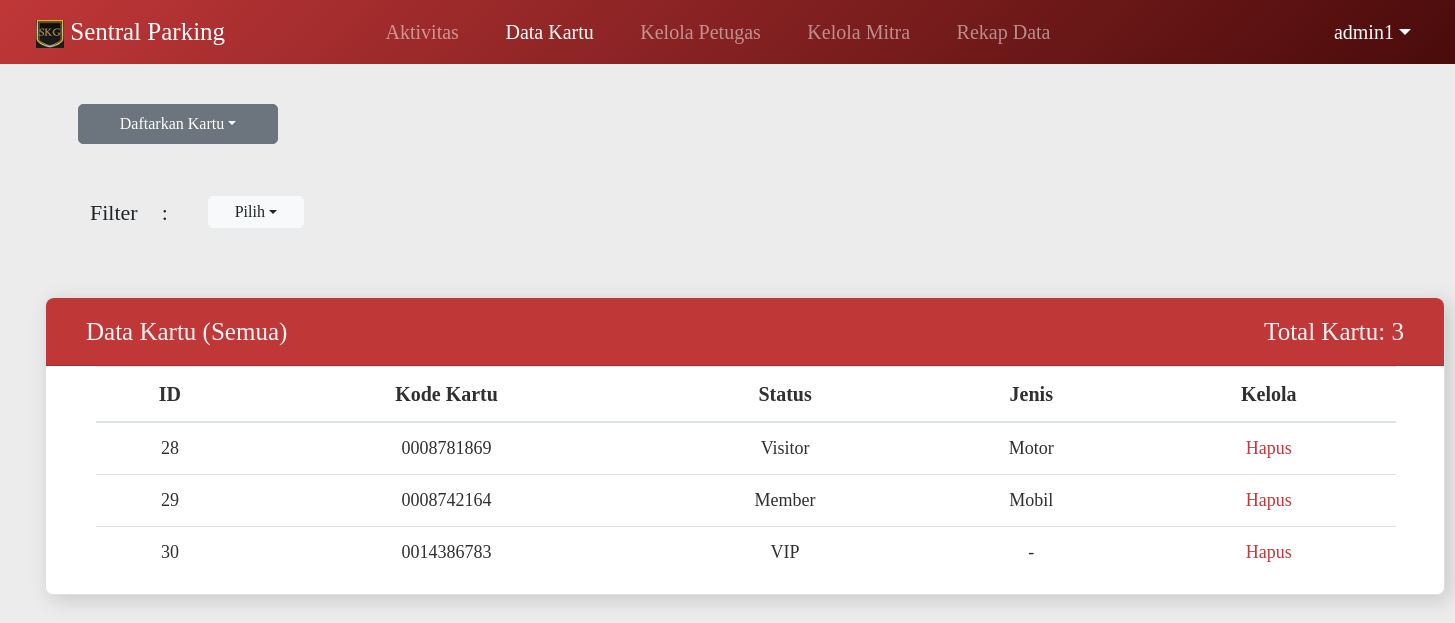
/admin/data-kartu.php?username=admin1 (signed in), run on the app's committed database.
### tables this page shows
CREATE TABLE `kartu_daftar` (
  `id` int(5) NOT NULL,
  `id_kode_kartu` int(5) NOT NULL,
  `id_status` int(1) NOT NULL,
  `id_jenis` int(1) DEFAULT NULL
);

CREATE TABLE `kartu_kartu` (
  `id_kode_kartu` int(5) NOT NULL,
  `kode_kartu` varchar(10) NOT NULL
);

CREATE TABLE `kartu_status` (
  `id_status` int(1) NOT NULL,
  `status` varchar(10) NOT NULL
);

CREATE TABLE `kartu_jenis` (
  `id_jenis` int(1) NOT NULL,
  `jenis` varchar(5) NOT NULL
);

### admin/data-kartu.php (the view, shortened to what this page needs)
<!doctype html>
<html lang="en">
<head>
    <link rel="stylesheet" href="https://cdn.jsdelivr.net/npm/bootstrap@4.0.0/dist/css/bootstrap.min.css">
    <link rel="stylesheet" href="css/data_kartu.css">
</head>
<body>
    <?php
        $username = $_GET['username'];
    ?>
    <div class="container-fluid w-100">
        <nav class="navbar navbar-expand-lg navbar-dark d-flex gradien fixed-top w-100 align-middle">
            <a class="navbar-brand" href="aktivitas.php?username=<?= $username ?>">
                <img src="../assets/logo/logo32x32.png" width="28" height="28" class="d-inline-block align-middle" alt="">
                Sentral Parking
            </a>
            <ul class="navbar-nav w-50 mx-auto d-flex align-items-center justify-content-center">
                <li class="nav-item w-100">
                    <div class="collapse navbar-collapse" id="navbarNavAltMarkup">
                        <div class="navbar-nav justify-content-around menu-lists">
                            <a class="nav-item nav-link menu" href="aktivitas.php?username=<?= $username ?>">Aktivitas</a>
                            <a class="nav-item nav-link menu active" href="data-kartu.php?username=<?= $username ?>">Data Kartu</a>
                            <a class="nav-item nav-link menu" href="petugas-kelola.php?username=<?= $username ?>">Kelola Petugas</a>
                            <a class="nav-item nav-link menu" href="mitra-kelola.php?username=<?= $username ?>">Kelola Mitra</a>
                            <a class="nav-item nav-link menu" href="rekap-data.php?username=<?= $username ?>">Rekap Data</a>
                        </div>
                    </div>
                </li>
            </ul>
            <ul class="navbar-nav profile d-flex align-items-center justify-content-end">
                <li class="nav-item dropdown active text-right">
                    <a class="nav-link dropdown-toggle tombol-profile d-flex align-items-center justify-content-end" href="#" id="navbarDropdown" role="button" data-toggle="dropdown" aria-haspopup="true" aria-expanded="false"><?php echo $username; ?></a>
                </li>
            </ul>
        </nav>
        <div class="container-fluid">
            <div class="row w-100 marpad-1 justify-content-between mx-auto">
                <div class="col-lg-4">
                    <div class="row justify-content-start dropdown">
                        <button type="button" class="btn btn-secondary dropdown-toggle tombol-daftar" id="dropdownMenuButton" data-toggle="dropdown" aria-haspopup="true" aria-expanded="false">Daftarkan Kartu</button>
                    </div>
                </div>
            </div>
            <div class="row w-100 marpad-2 justify-content-start mx-auto">
                <div class="col-lg-">
                    <div class="row justify-content-start dropdown filter">
                        <table class="table tabel-filter borderless">
                            <tbody>
                                <tr>
                                    <td class="filter-status">Filter</td>
                                    <td class="filter-status">:</td>
                                    <td>
                                        <button type="button" class="btn btn-light dropdown-toggle tombol-filter d-flex align-items-center justify-content-center" id="dropdownMenuButton" data-toggle="dropdown" aria-haspopup="true" aria-expanded="false">Pilih</button>
                                    </td>
                                </tr>
                            </tbody>
                        </table>
                    </div>
                </div>
            <div class="row w-100 marpad-2 justify-content-start mx-auto">
                <div class="col-lg-12">
                    <div class="rp mx-auto">
                        <div class="card riwayat">
                            <div class="card-header">
                                <ul class="list-inline w-100 h-100 d-flex justify-content-between baris-judul-keluar">
                                    <li class="list-inline-item judul d-flex align-items-center">Data Kartu (Semua)</li>
                                    <li class="list-inline-item kosong d-flex align-items-center">
                                        Total Kartu:
                                        <?php
                                            include '../config/koneksi2.php';
                                            $query = mysqli_query($con, "SELECT COUNT(*) FROM kartu_daftar");
                                            $array = mysqli_fetch_array($query);
                                            $count = $array['COUNT(*)'];
                                            echo $count;
                                        ?>
                                    </li>
                                </ul>
                            </div>
                            <table class="table table-responsive-lg table-hover tabel-riwayat">
                                <thead>
                                    <tr>
                                        <th scope="col">ID</th>
                                        <th scope="col">Kode Kartu</th>
                                        <th scope="col">Status</th>
                                        <th scope="col">Jenis</th>
                                        <th scope="col">Kelola</th>
                                    </tr>
                                </thead>
                                <tbody>
                                    <?php
                                        include '../config/koneksi2.php';
                                        $query = mysqli_query($con, "SELECT kartu_daftar.id, kartu_daftar.id_kode_kartu, kartu_kartu.id_kode_kartu, kartu_kartu.kode_kartu, kartu_status.id_status, kartu_status.status, kartu_jenis.id_jenis, kartu_jenis.jenis FROM kartu_daftar, kartu_kartu, kartu_status, kartu_jenis WHERE kartu_daftar.id_kode_kartu IS NOT NULL AND kartu_daftar.id_kode_kartu = kartu_kartu.id_kode_kartu AND kartu_daftar.id_status = kartu_status.id_status AND kartu_daftar.id_jenis = kartu_jenis.id_jenis");
                                        if($query->num_rows > 0){
                                            while($row = $query-> fetch_assoc()){
                                                $id_kode_kartu = $row['id_kode_kartu'];
                                                echo "<tr>
                                                    <td>$row[id_kode_kartu]</td>
                                                    <td>$row[kode_kartu]</td>
                                                    <td>$row[status]</td>
                                                    <td>$row[jenis]</td>
                                                    <td><a onClick=\"javascript: return confirm('Apakah yakin ingin menghapus kartu dengan kode '$row[kode_kartu]' ini?');\" style='color: #C03738;' id='hapus' href='kartu-hapus.php?username=$username&id_kode_kartu=$id_kode_kartu'>Hapus</a></td>
                                                </tr>";
                                            }
                                        } else {
                                            echo "<h5>Data kartu tidak ditemukan.</h5>";
                                        }
                                    ?>
                                </tbody>
                            </table>
                        </div>
                    </div>
                </div>
            </div>
        </div>
    </div>
</body>
</html>

### admin/css/data_kartu.css (style rules this page uses)
body, html { font-family: 'Noto Sans Regular'; background-color: #ECECEC; }
.navbar { width: 100%; }
.navbar-nav { width: 100%; margin-right: 1.25rem; }
.gradien { background-image: linear-gradient(135deg, #C03738, #4A0B0B); }
.navbar-brand { font-family: "Noto Sans Bold"; font-size: 1.563rem; margin-left: 1.25rem; }
.menu-lists { margin: 0; }
.menu { font-family: "Noto Sans Semibold"; font-size: 1.25rem; }
.profile { width: 14rem; margin-right: 1.25rem; margin-left: 0; }
.tombol-profile { font-size: 1.25rem; }
.rp { width: 87.5rem; background-color: #FFFFFF; color: #303030; border-radius: 8px; }
.card { filter: drop-shadow(5px 5px 10px rgba(0, 0, 0, 0.15)); }
.marpad-1 { padding-top: 6.5rem; }
.marpad-2 { padding-top: 2.5rem; }
.judul { color: #F4F4F4; margin-left: 1.25rem; }
.kosong { color: #F4F4F4; margin-right: 1.25rem; font-family: 'Noto Sans SemiBold'; }
.tombol-daftar { height: 2.5rem; width: 12.5rem !important; margin-left: 3rem; border-radius: 5px !important; }
.borderless td, .borderless th { border: none; }
.filter-status { font-family: 'Noto Sans SemiBold'; font-size: 1.375rem; }
.tombol-filter { height: 2rem; width: 6rem !important; margin-left: 1rem; border-radius: 5px !important; }
.filter { margin-left: 3rem; }
.riwayat { border-radius: 8px; }
.riwayat .card-header { background-color: #C03738; border-radius: 8px 8px 0 0; font-size: 1.563rem; font-family: "Noto Sans Semibold"; height: 4.25rem; }
.tabel-riwayat { color: #303030; width: 81.25rem !important; font-size: 1.125rem; margin-left: 3.125rem; margin-right: 3.125rem; }
.tabel-riwayat thead { font-size: 1.25rem; text-align: center; }
.tabel-riwayat td { text-align: center; }

### data on the page
kartu_daftar: id_kode_kartu.id_kode_kartu "28", id_kode_kartu.kode_kartu "0008781869", id_status.status "Visitor", id_jenis.jenis "Motor"
kartu_daftar: id_kode_kartu.id_kode_kartu "29", id_kode_kartu.kode_kartu "0008742164", id_status.status "Member", id_jenis.jenis "Mobil"
kartu_daftar: id_kode_kartu.id_kode_kartu "30", id_kode_kartu.kode_kartu "0014386783", id_status.status "VIP", id_jenis.jenis "-"

### other printed values
$username "admin1"
$count "3"
